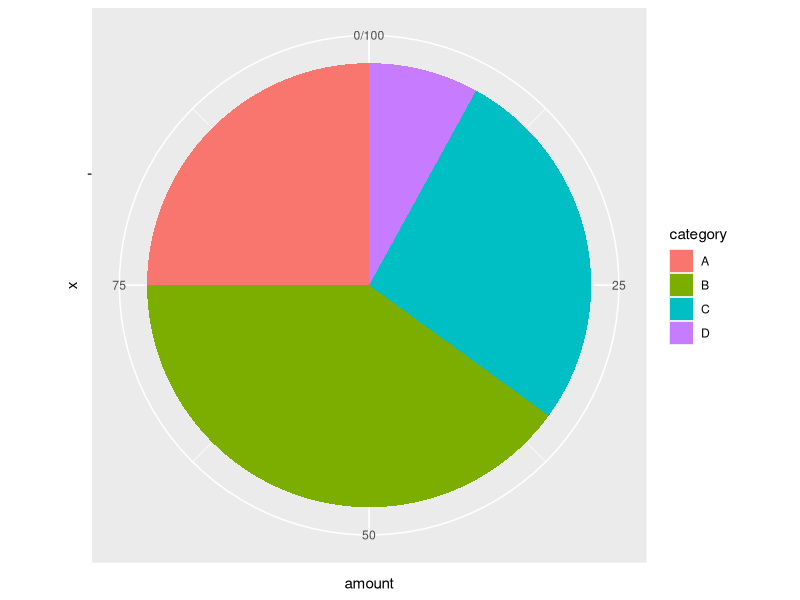
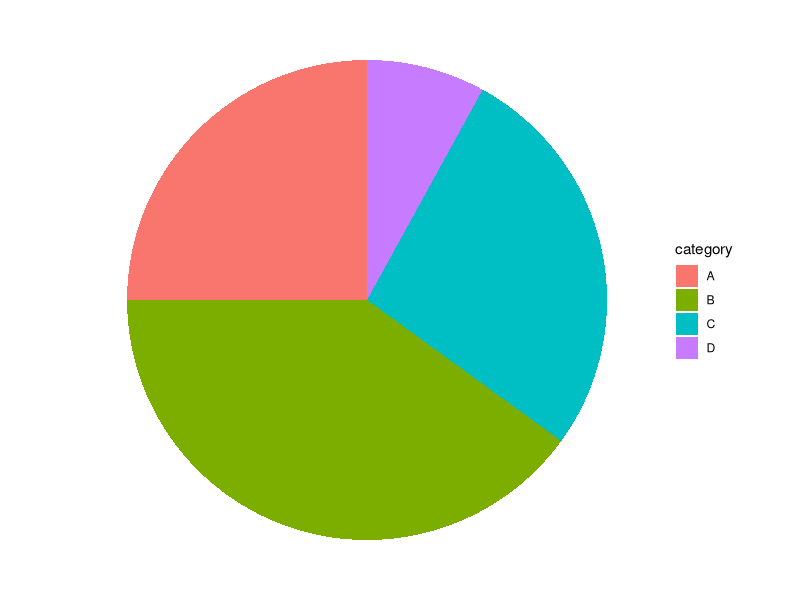
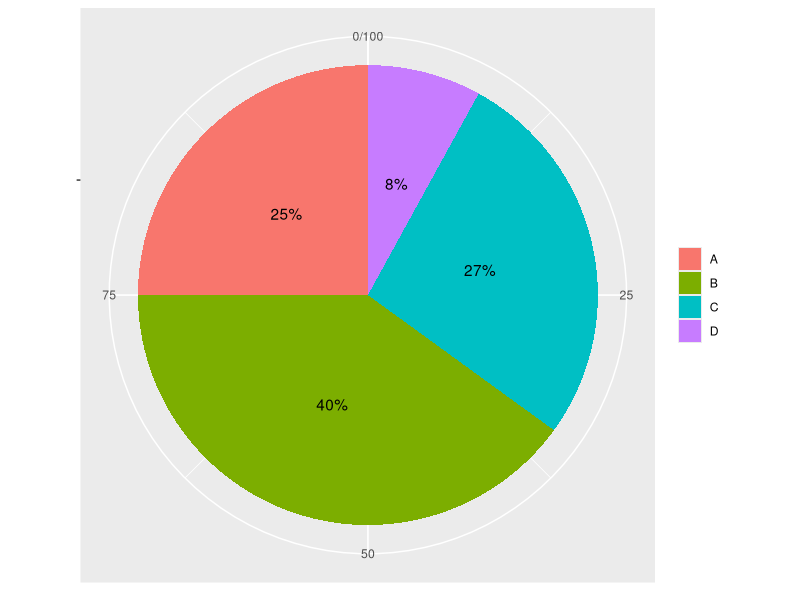
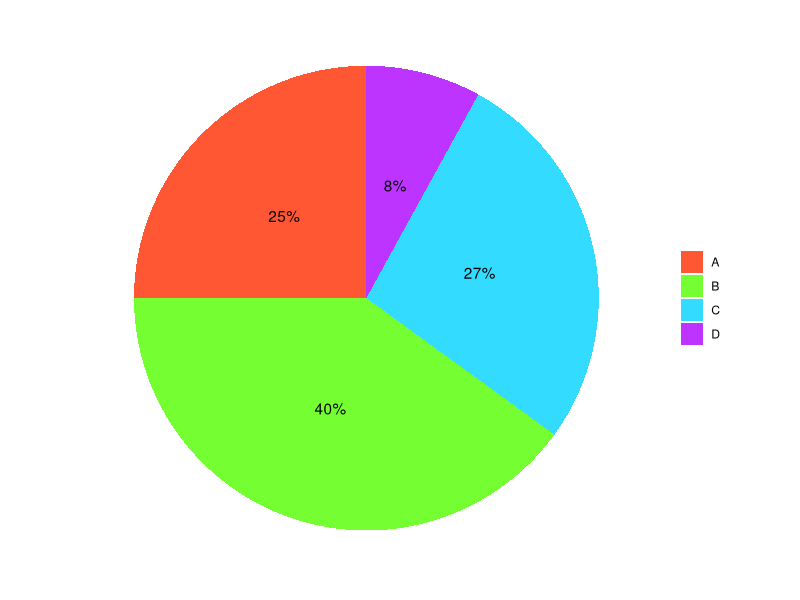
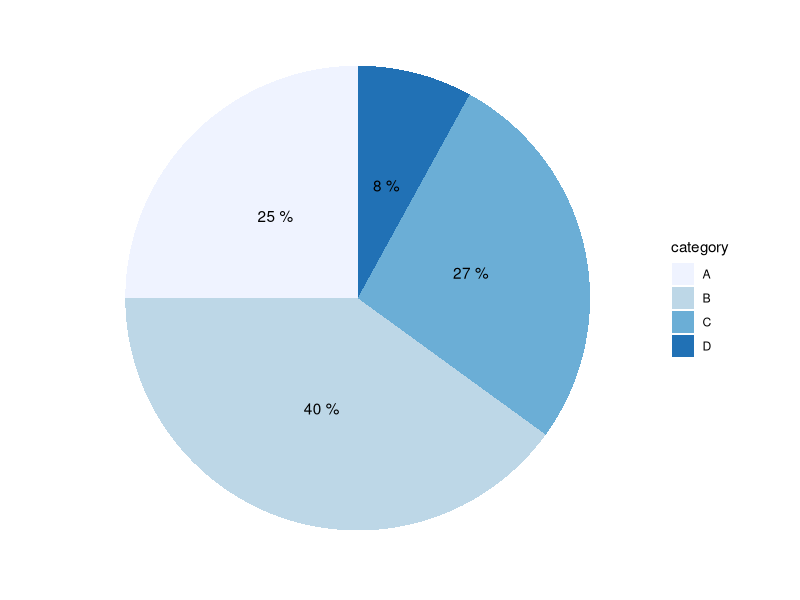

The R script that drew these images, in order:
# A pie chart is a type of chart that is shaped like a circle
# and uses slices to represent proportions of a whole.
# How to Make a Basic Pie Chart
library("ggplot2")

# create data frame
data <- data.frame("category" = c("A", "B", "C", "D"),
                   "amount"=c(25, 40, 27, 8)) 

# create pie chart
ggplot(data, aes(x="", y=amount, fill=category)) + 
  geom_bar(stat="identity", width = 1) +
  coord_polar("y", start=0)


# How to Modify the Appearance of the Pie Chart
ggplot(data, aes(x="", y=amount, fill=category)) + 
  geom_bar(stat = "identity", width=1) + 
  coord_polar("y", start=0) + 
  theme_void()

# We can further improve the appearance of the chart by adding labels inside the slices:
ggplot(data, aes(x="", y=amount, fill=category)) +
  geom_bar(stat="identity", width=1) +
  coord_polar("y", start=0) +
  geom_text(aes(label = paste0(amount, "%")), position = position_stack(vjust=0.5)) +
  labs(x = NULL, y = NULL, fill = NULL)
    

# We can customize the chart even further by specifying our own
# hex colors to use for the slices with the scale_fill_manual() argument:
ggplot(data, aes(x="", y=amount, fill=category)) + 
  geom_bar(stat="identity", width=1) + 
  coord_polar("y", start = 0) +
  geom_text(aes(label=paste0(amount, "%")), position = position_stack(vjust=0.5))+ 
  labs(x=NULL, y=NULL, fill=NULL) +
  theme_classic() + 
  theme(axis.line = element_blank(),
        axis.text = element_blank(),
        axis.ticks = element_blank()) + 
  scale_fill_manual(values=c("#FF5733", "#75FF33", "#33DBFF", "#BD33FF"))


# You can also customize the colors of the slices by simply
# choosing one of the brewer color scales. For example, here's
# what the "blues" color scale looks like:
ggplot(data, aes(x="", y=amount, fill=category)) +
  geom_bar(stat = "identity", width=1) + 
  coord_polar("y", start = 0) + 
  geom_text(aes(label=paste(amount, "%")), position = position_stack(vjust=0.5)) +
  labs(x=NULL, y=NULL) + 
  theme_classic() + 
  theme(axis.line = element_blank(),
        axis.text = element_blank(),
        axis.ticks = element_blank()) + 
  scale_fill_brewer(palette = "Blues")
